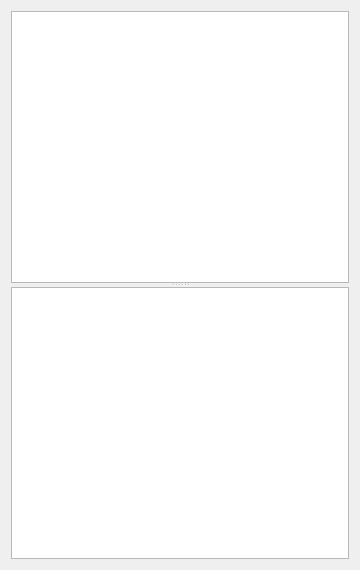
<?xml version="1.0" encoding="UTF-8"?>
<ui version="4.0">
 <class>DebugView</class>
 <widget class="QWidget" name="DebugView">
  <property name="geometry">
   <rect>
    <x>0</x>
    <y>0</y>
    <width>360</width>
    <height>570</height>
   </rect>
  </property>
  <property name="windowTitle">
   <string>Form</string>
  </property>
  <layout class="QVBoxLayout" name="verticalLayout">
   <item>
    <widget class="QSplitter" name="splitter">
     <property name="orientation">
      <enum>Qt::Vertical</enum>
     </property>
     <widget class="QTreeView" name="sceneTree"/>
     <widget class="QTreeView" name="sceneNodeTree"/>
    </widget>
   </item>
  </layout>
 </widget>
 <resources/>
 <connections>
  <connection>
   <sender>sceneTree</sender>
   <signal>activated(QModelIndex)</signal>
   <receiver>DebugView</receiver>
   <slot>on_sceneTree_activated(QModelIndex)</slot>
   <hints>
    <hint type="sourcelabel">
     <x>179</x>
     <y>143</y>
    </hint>
    <hint type="destinationlabel">
     <x>179</x>
     <y>284</y>
    </hint>
   </hints>
  </connection>
 </connections>
 <slots>
  <slot>on_sceneTree_activated(QModelIndex)</slot>
 </slots>
</ui>
